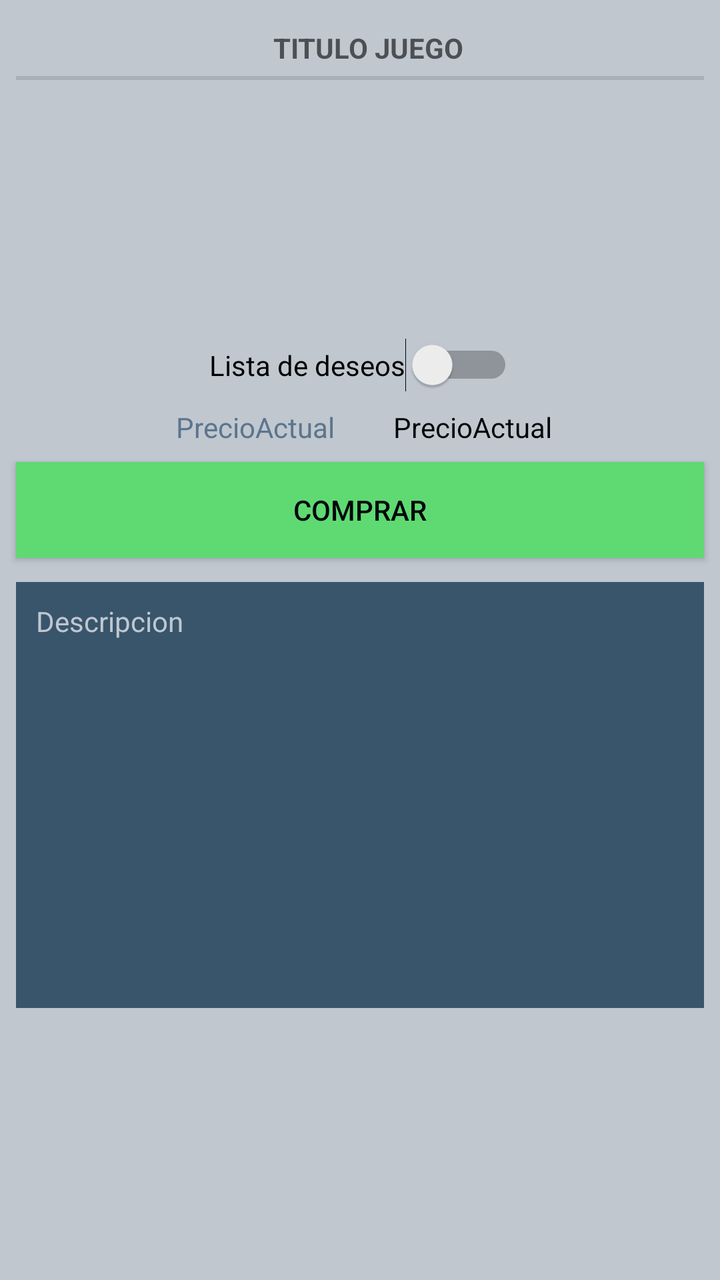
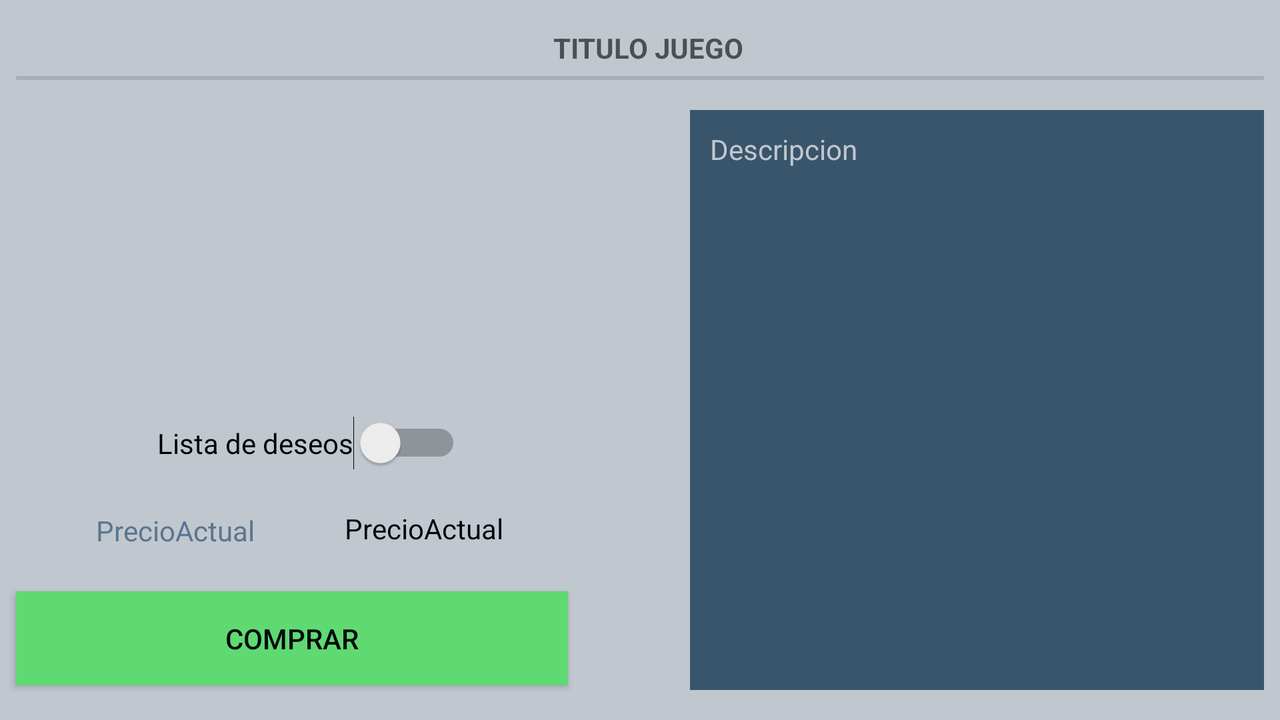

Compare how this app lays out the same screen by default and in its alternative resource folder. The renders come first, then the two layout files and the values they reference.
<!-- AndroidManifest.xml: application theme AppTheme -->
<!-- res/layout/fragment_game_sale.xml -->
<?xml version="1.0" encoding="utf-8"?>
<android.support.constraint.ConstraintLayout xmlns:android="http://schemas.android.com/apk/res/android"
    xmlns:app="http://schemas.android.com/apk/res-auto"
    xmlns:tools="http://schemas.android.com/tools"
    android:id="@+id/game_fragment"
    android:layout_width="match_parent"
    android:layout_height="match_parent"
    android:background="@color/paleta0">

    <TextView
        android:id="@+id/view_game_name"
        style="?android:listSeparatorTextViewStyle"
        android:layout_width="0dp"
        android:layout_height="wrap_content"
        android:layout_marginStart="8dp"
        android:layout_marginTop="8dp"
        android:layout_marginEnd="8dp"
        android:text="@string/view_game_name"
        android:textAllCaps="true"
        android:textStyle="bold"
        android:gravity="center"
        app:layout_constraintEnd_toEndOf="parent"
        app:layout_constraintStart_toStartOf="parent"
        app:layout_constraintTop_toTopOf="parent" />

    <ImageView
        android:id="@+id/view_game_cover"
        android:layout_width="121dp"
        android:layout_height="113dp"
        android:layout_marginStart="8dp"
        android:layout_marginTop="8dp"
        android:layout_marginEnd="8dp"
        android:contentDescription="@string/view_game_cover"
        app:layout_constraintEnd_toEndOf="parent"
        app:layout_constraintStart_toStartOf="parent"
        app:layout_constraintTop_toBottomOf="@+id/view_game_name"
        app:srcCompat="@drawable/icon_1" />

    <Switch
        android:id="@+id/view_game_wish"
        android:layout_width="wrap_content"
        android:layout_height="wrap_content"
        android:layout_marginStart="8dp"
        android:layout_marginTop="8dp"
        android:layout_marginEnd="8dp"
        android:text="@string/view_game_wish"
        app:layout_constraintEnd_toEndOf="parent"
        app:layout_constraintHorizontal_bias="0.503"
        app:layout_constraintStart_toStartOf="parent"
        app:layout_constraintTop_toBottomOf="@+id/view_game_cover" />

    <TextView
        android:id="@+id/view_game_price"
        android:layout_width="80dp"
        android:layout_height="wrap_content"
        android:layout_marginStart="88dp"
        android:layout_marginTop="8dp"
        android:text="@string/view_game_price"
        android:textColor="@color/paleta2"
        app:layout_constraintStart_toStartOf="parent"
        app:layout_constraintTop_toBottomOf="@+id/view_game_wish" />

    <TextView
        android:id="@+id/view_game_price_old"
        android:layout_width="wrap_content"
        android:layout_height="wrap_content"
        android:layout_marginStart="8dp"
        android:layout_marginEnd="84dp"
        android:layout_marginBottom="8dp"
        android:text="@string/view_game_price"
        android:textColor="@color/paleta6"
        app:layout_constraintBottom_toTopOf="@+id/view_game_buy"
        app:layout_constraintEnd_toEndOf="parent"
        app:layout_constraintHorizontal_bias="1.0"
        app:layout_constraintStart_toEndOf="@+id/view_game_price" />



    <Button
        android:id="@+id/view_game_buy"
        android:layout_width="match_parent"
        android:layout_height="wrap_content"
        android:layout_marginStart="8dp"
        android:layout_marginTop="8dp"
        android:layout_marginEnd="8dp"
        android:background="@color/green_button"
        android:text="@string/view_game_buy"
        android:textColor="@color/paleta6"
        app:layout_constraintEnd_toEndOf="parent"
        app:layout_constraintStart_toStartOf="parent"
        app:layout_constraintTop_toBottomOf="@+id/view_game_price" />

    <TextView
        android:id="@+id/view_game_description"
        android:layout_width="match_parent"
        android:layout_height="213dp"
        android:layout_marginStart="8dp"
        android:layout_marginTop="12dp"
        android:layout_marginEnd="8dp"
        android:background="@color/paleta3"
        android:textColor="@color/paleta0"
        android:text="@string/view_game_description"
        android:padding="10dp"
        app:layout_constraintEnd_toEndOf="parent"
        app:layout_constraintStart_toStartOf="parent"
        app:layout_constraintTop_toBottomOf="@+id/view_game_buy" />
</android.support.constraint.ConstraintLayout>
<!-- resources referenced by this layout -->
<resources>
  <color name="green_button">#5fda72</color>
  <color name="paleta0">#c0c7cf</color>
  <color name="paleta2">#5c758d</color>
  <color name="paleta3">#38556c</color>
  <color name="paleta6">#01070a</color>
  <!-- drawable icon_1: png bitmap (drawable, 10693 bytes) -->
  <string name="view_game_buy">Comprar</string>
  <string name="view_game_cover">Portada</string>
  <string name="view_game_description">Descripcion</string>
  <string name="view_game_name">Titulo Juego</string>
  <string name="view_game_price">PrecioActual</string>
  <string name="view_game_wish">Lista de deseos</string>
  <style name="AppTheme" parent="Base.Theme.AppCompat.Light.DarkActionBar">
          
          <item name="colorPrimary">@color/paleta5</item>
          <item name="colorPrimaryDark">@color/paleta6</item>
          <item name="colorAccent">@color/paleta3</item>
      </style>
  <color name="paleta5">#0a1f2b</color>
</resources>
<!-- res/layout-land/fragment_game_sale.xml (the repository's variant of the layout above) -->
<!-- drawn on the phone turned sideways -->
<?xml version="1.0" encoding="utf-8"?>
<FrameLayout xmlns:android="http://schemas.android.com/apk/res/android"
    android:layout_width="match_parent"
    android:layout_height="match_parent">
<android.support.constraint.ConstraintLayout xmlns:android="http://schemas.android.com/apk/res/android"
    xmlns:app="http://schemas.android.com/apk/res-auto"
    android:id="@+id/game_fragment"
    android:layout_width="match_parent"
    android:layout_height="match_parent"
    android:background="@color/paleta0">

    <TextView
        android:id="@+id/view_game_name"
        style="?android:listSeparatorTextViewStyle"
        android:layout_width="0dp"
        android:layout_height="wrap_content"
        android:layout_marginStart="8dp"
        android:layout_marginTop="8dp"
        android:layout_marginEnd="8dp"
        android:text="@string/view_game_name"
        android:textAllCaps="true"
        android:textStyle="bold"
        android:gravity="center"
        app:layout_constraintEnd_toEndOf="parent"
        app:layout_constraintStart_toStartOf="parent"
        app:layout_constraintTop_toTopOf="parent" />

    <ImageView
        android:id="@+id/view_game_cover"
        android:layout_width="139dp"
        android:layout_height="132dp"
        android:layout_marginStart="8dp"
        android:layout_marginTop="12dp"
        android:layout_marginEnd="8dp"
        android:contentDescription="@string/view_game_cover"
        app:layout_constraintEnd_toEndOf="parent"
        app:layout_constraintHorizontal_bias="0.151"
        app:layout_constraintStart_toStartOf="parent"
        app:layout_constraintTop_toBottomOf="@+id/view_game_name"
        app:srcCompat="@drawable/icon_1" />

    <Switch
        android:id="@+id/view_game_wish"
        android:layout_width="wrap_content"
        android:layout_height="wrap_content"
        android:layout_marginStart="8dp"
        android:layout_marginTop="24dp"
        android:layout_marginEnd="8dp"
        android:text="@string/view_game_wish"
        app:layout_constraintEnd_toEndOf="parent"
        app:layout_constraintHorizontal_bias="0.15"
        app:layout_constraintStart_toStartOf="parent"
        app:layout_constraintTop_toBottomOf="@+id/view_game_cover" />

    <TextView
        android:id="@+id/view_game_price"
        android:layout_width="80dp"
        android:layout_height="wrap_content"
        android:layout_marginStart="48dp"
        android:layout_marginTop="8dp"
        android:layout_marginBottom="8dp"
        android:text="@string/view_game_price"
        android:textColor="@color/paleta2"
        app:layout_constraintBottom_toBottomOf="parent"
        app:layout_constraintStart_toStartOf="parent"
        app:layout_constraintTop_toTopOf="parent"
        app:layout_constraintVertical_bias="0.762" />

    <TextView
        android:id="@+id/view_game_price_old"
        android:layout_width="wrap_content"
        android:layout_height="wrap_content"
        android:layout_marginStart="8dp"
        android:layout_marginTop="8dp"
        android:layout_marginEnd="84dp"
        android:layout_marginBottom="8dp"
        android:text="@string/view_game_price"
        android:textColor="@color/paleta6"
        app:layout_constraintBottom_toBottomOf="parent"
        app:layout_constraintEnd_toEndOf="parent"
        app:layout_constraintHorizontal_bias="0.107"
        app:layout_constraintStart_toEndOf="@+id/view_game_price"
        app:layout_constraintTop_toTopOf="parent"
        app:layout_constraintVertical_bias="0.759" />


    <Button
        android:id="@+id/view_game_buy"
        android:layout_width="276dp"
        android:layout_height="47dp"
        android:layout_marginStart="8dp"
        android:layout_marginTop="20dp"
        android:layout_marginEnd="8dp"
        android:layout_marginBottom="8dp"
        android:background="@color/green_button"
        android:text="@string/view_game_buy"
        android:textColor="@color/paleta6"
        app:layout_constraintBottom_toBottomOf="parent"
        app:layout_constraintEnd_toEndOf="parent"
        app:layout_constraintHorizontal_bias="0.0"
        app:layout_constraintStart_toStartOf="parent"
        app:layout_constraintTop_toBottomOf="@+id/view_game_price"
        app:layout_constraintVertical_bias="0.111" />

    <TextView
        android:id="@+id/view_game_description"
        android:layout_width="287dp"
        android:layout_height="290dp"
        android:layout_marginStart="8dp"
        android:layout_marginTop="8dp"
        android:layout_marginEnd="8dp"
        android:layout_marginBottom="8dp"
        android:background="@color/paleta3"
        android:padding="10dp"
        android:text="@string/view_game_description"
        android:textColor="@color/paleta0"
        app:layout_constraintBottom_toBottomOf="parent"
        app:layout_constraintEnd_toEndOf="parent"
        app:layout_constraintHorizontal_bias="1.0"
        app:layout_constraintStart_toStartOf="parent"
        app:layout_constraintTop_toBottomOf="@+id/view_game_name" />
</android.support.constraint.ConstraintLayout>
</FrameLayout>
